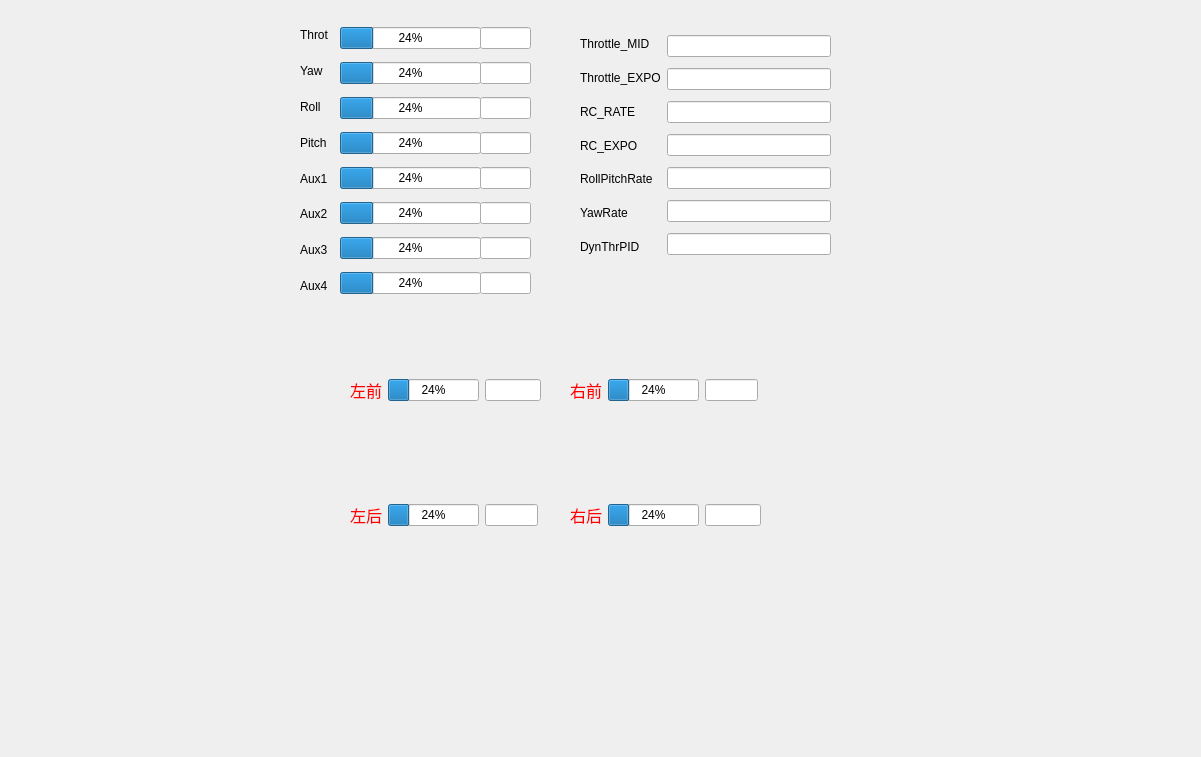
<?xml version="1.0" encoding="UTF-8"?>
<ui version="4.0">
 <class>RemoteCtrl</class>
 <widget class="QWidget" name="RemoteCtrl">
  <property name="geometry">
   <rect>
    <x>0</x>
    <y>0</y>
    <width>1201</width>
    <height>757</height>
   </rect>
  </property>
  <property name="windowTitle">
   <string>Form</string>
  </property>
  <widget class="QWidget" name="layoutWidget_12">
   <property name="geometry">
    <rect>
     <x>480</x>
     <y>20</y>
     <width>51</width>
     <height>281</height>
    </rect>
   </property>
   <layout class="QVBoxLayout" name="verticalLayout_11">
    <item>
     <widget class="QLineEdit" name="RC_Throt_Value"/>
    </item>
    <item>
     <widget class="QLineEdit" name="RC_Yaw_Value"/>
    </item>
    <item>
     <widget class="QLineEdit" name="RC_Roll_Value"/>
    </item>
    <item>
     <widget class="QLineEdit" name="RC_Pitch_Value"/>
    </item>
    <item>
     <widget class="QLineEdit" name="RC_Aux1_Value"/>
    </item>
    <item>
     <widget class="QLineEdit" name="RC_Aux2_Value"/>
    </item>
    <item>
     <widget class="QLineEdit" name="RC_Aux3_Value"/>
    </item>
    <item>
     <widget class="QLineEdit" name="RC_Aux4_Value"/>
    </item>
   </layout>
  </widget>
  <widget class="QWidget" name="layoutWidget_6">
   <property name="geometry">
    <rect>
     <x>340</x>
     <y>20</y>
     <width>141</width>
     <height>281</height>
    </rect>
   </property>
   <layout class="QVBoxLayout" name="verticalLayout_5">
    <item>
     <widget class="QProgressBar" name="Throt_progressBar">
      <property name="value">
       <number>24</number>
      </property>
     </widget>
    </item>
    <item>
     <widget class="QProgressBar" name="Yaw_progressBar">
      <property name="value">
       <number>24</number>
      </property>
     </widget>
    </item>
    <item>
     <widget class="QProgressBar" name="Roll_progressBar">
      <property name="value">
       <number>24</number>
      </property>
     </widget>
    </item>
    <item>
     <widget class="QProgressBar" name="Pitch_progressBar">
      <property name="value">
       <number>24</number>
      </property>
     </widget>
    </item>
    <item>
     <widget class="QProgressBar" name="Aux1_progressBar">
      <property name="value">
       <number>24</number>
      </property>
     </widget>
    </item>
    <item>
     <widget class="QProgressBar" name="Aux2_progressBar">
      <property name="value">
       <number>24</number>
      </property>
     </widget>
    </item>
    <item>
     <widget class="QProgressBar" name="Aux3_progressBar">
      <property name="value">
       <number>24</number>
      </property>
     </widget>
    </item>
    <item>
     <widget class="QProgressBar" name="Aux4_progressBar">
      <property name="value">
       <number>24</number>
      </property>
     </widget>
    </item>
   </layout>
  </widget>
  <widget class="QWidget" name="layoutWidget_3">
   <property name="geometry">
    <rect>
     <x>300</x>
     <y>20</y>
     <width>32</width>
     <height>281</height>
    </rect>
   </property>
   <layout class="QVBoxLayout" name="verticalLayout_6">
    <item>
     <widget class="QLabel" name="label_16">
      <property name="text">
       <string>Throt</string>
      </property>
     </widget>
    </item>
    <item>
     <widget class="QLabel" name="label_17">
      <property name="text">
       <string>Yaw</string>
      </property>
     </widget>
    </item>
    <item>
     <widget class="QLabel" name="label_18">
      <property name="text">
       <string>Roll</string>
      </property>
     </widget>
    </item>
    <item>
     <widget class="QLabel" name="label_19">
      <property name="text">
       <string>Pitch</string>
      </property>
     </widget>
    </item>
    <item>
     <widget class="QLabel" name="label_20">
      <property name="text">
       <string>Aux1</string>
      </property>
     </widget>
    </item>
    <item>
     <widget class="QLabel" name="label_21">
      <property name="text">
       <string>Aux2</string>
      </property>
     </widget>
    </item>
    <item>
     <widget class="QLabel" name="label_22">
      <property name="text">
       <string>Aux3</string>
      </property>
     </widget>
    </item>
    <item>
     <widget class="QLabel" name="label_23">
      <property name="text">
       <string>Aux4</string>
      </property>
     </widget>
    </item>
   </layout>
  </widget>
  <widget class="QWidget" name="layoutWidget">
   <property name="geometry">
    <rect>
     <x>580</x>
     <y>30</y>
     <width>251</width>
     <height>231</height>
    </rect>
   </property>
   <layout class="QHBoxLayout" name="horizontalLayout">
    <item>
     <layout class="QVBoxLayout" name="verticalLayout_3">
      <item>
       <widget class="QLabel" name="label_5">
        <property name="text">
         <string>Throttle_MID</string>
        </property>
       </widget>
      </item>
      <item>
       <widget class="QLabel" name="label_6">
        <property name="text">
         <string>Throttle_EXPO</string>
        </property>
       </widget>
      </item>
      <item>
       <widget class="QLabel" name="label">
        <property name="text">
         <string>RC_RATE</string>
        </property>
       </widget>
      </item>
      <item>
       <widget class="QLabel" name="label_2">
        <property name="text">
         <string>RC_EXPO</string>
        </property>
       </widget>
      </item>
      <item>
       <widget class="QLabel" name="label_3">
        <property name="text">
         <string>RollPitchRate</string>
        </property>
       </widget>
      </item>
      <item>
       <widget class="QLabel" name="label_7">
        <property name="text">
         <string>YawRate</string>
        </property>
       </widget>
      </item>
      <item>
       <widget class="QLabel" name="label_4">
        <property name="text">
         <string>DynThrPID</string>
        </property>
       </widget>
      </item>
     </layout>
    </item>
    <item>
     <layout class="QVBoxLayout" name="verticalLayout_2">
      <item>
       <widget class="QLineEdit" name="Throttle_MID"/>
      </item>
      <item>
       <widget class="QLineEdit" name="Throttle_EXPO"/>
      </item>
      <item>
       <widget class="QLineEdit" name="RC_RATE"/>
      </item>
      <item>
       <widget class="QLineEdit" name="RC_EXPO"/>
      </item>
      <item>
       <widget class="QLineEdit" name="RollPitchRate"/>
      </item>
      <item>
       <widget class="QLineEdit" name="YawRate"/>
      </item>
      <item>
       <widget class="QLineEdit" name="DynThrPID"/>
      </item>
     </layout>
    </item>
   </layout>
  </widget>
  <widget class="QWidget" name="layoutWidget">
   <property name="geometry">
    <rect>
     <x>350</x>
     <y>350</y>
     <width>191</width>
     <height>81</height>
    </rect>
   </property>
   <layout class="QHBoxLayout" name="horizontalLayout_2">
    <item>
     <widget class="QLabel" name="label_26">
      <property name="text">
       <string>&lt;!DOCTYPE HTML PUBLIC &quot;-//W3C//DTD HTML 4.0//EN&quot; &quot;http://www.w3.org/TR/REC-html40/strict.dtd&quot;&gt;
&lt;html&gt;&lt;head&gt;&lt;meta name=&quot;qrichtext&quot; content=&quot;1&quot; /&gt;&lt;style type=&quot;text/css&quot;&gt;
p, li { white-space: pre-wrap; }
&lt;/style&gt;&lt;/head&gt;&lt;body style=&quot; font-family:'SimSun'; font-size:9pt; font-weight:400; font-style:normal;&quot;&gt;
&lt;p align=&quot;center&quot; style=&quot; margin-top:0px; margin-bottom:0px; margin-left:0px; margin-right:0px; -qt-block-indent:0; text-indent:0px;&quot;&gt;&lt;span style=&quot; font-size:12pt; color:#ff0000;&quot;&gt;左前&lt;/span&gt;&lt;/p&gt;&lt;/body&gt;&lt;/html&gt;</string>
      </property>
     </widget>
    </item>
    <item>
     <widget class="QProgressBar" name="M_1_progressBar">
      <property name="value">
       <number>24</number>
      </property>
     </widget>
    </item>
    <item>
     <widget class="QLineEdit" name="M_1_value"/>
    </item>
   </layout>
  </widget>
  <widget class="QWidget" name="layoutWidget">
   <property name="geometry">
    <rect>
     <x>350</x>
     <y>480</y>
     <width>188</width>
     <height>71</height>
    </rect>
   </property>
   <layout class="QHBoxLayout" name="horizontalLayout_4">
    <item>
     <widget class="QLabel" name="label_28">
      <property name="text">
       <string>&lt;!DOCTYPE HTML PUBLIC &quot;-//W3C//DTD HTML 4.0//EN&quot; &quot;http://www.w3.org/TR/REC-html40/strict.dtd&quot;&gt;
&lt;html&gt;&lt;head&gt;&lt;meta name=&quot;qrichtext&quot; content=&quot;1&quot; /&gt;&lt;style type=&quot;text/css&quot;&gt;
p, li { white-space: pre-wrap; }
&lt;/style&gt;&lt;/head&gt;&lt;body style=&quot; font-family:'SimSun'; font-size:9pt; font-weight:400; font-style:normal;&quot;&gt;
&lt;p align=&quot;center&quot; style=&quot; margin-top:0px; margin-bottom:0px; margin-left:0px; margin-right:0px; -qt-block-indent:0; text-indent:0px;&quot;&gt;&lt;span style=&quot; font-size:12pt; color:#ff0000;&quot;&gt;左后&lt;/span&gt;&lt;/p&gt;&lt;/body&gt;&lt;/html&gt;</string>
      </property>
     </widget>
    </item>
    <item>
     <widget class="QProgressBar" name="M_3_progressBar">
      <property name="value">
       <number>24</number>
      </property>
     </widget>
    </item>
    <item>
     <widget class="QLineEdit" name="M_3_value"/>
    </item>
   </layout>
  </widget>
  <widget class="QWidget" name="layoutWidget">
   <property name="geometry">
    <rect>
     <x>570</x>
     <y>350</y>
     <width>188</width>
     <height>81</height>
    </rect>
   </property>
   <layout class="QHBoxLayout" name="horizontalLayout_3">
    <item>
     <widget class="QLabel" name="label_27">
      <property name="text">
       <string>&lt;!DOCTYPE HTML PUBLIC &quot;-//W3C//DTD HTML 4.0//EN&quot; &quot;http://www.w3.org/TR/REC-html40/strict.dtd&quot;&gt;
&lt;html&gt;&lt;head&gt;&lt;meta name=&quot;qrichtext&quot; content=&quot;1&quot; /&gt;&lt;style type=&quot;text/css&quot;&gt;
p, li { white-space: pre-wrap; }
&lt;/style&gt;&lt;/head&gt;&lt;body style=&quot; font-family:'SimSun'; font-size:9pt; font-weight:400; font-style:normal;&quot;&gt;
&lt;p align=&quot;center&quot; style=&quot; margin-top:0px; margin-bottom:0px; margin-left:0px; margin-right:0px; -qt-block-indent:0; text-indent:0px;&quot;&gt;&lt;span style=&quot; font-size:12pt; color:#ff0000;&quot;&gt;右前&lt;/span&gt;&lt;/p&gt;&lt;/body&gt;&lt;/html&gt;</string>
      </property>
     </widget>
    </item>
    <item>
     <widget class="QProgressBar" name="M_2_progressBar">
      <property name="value">
       <number>24</number>
      </property>
     </widget>
    </item>
    <item>
     <widget class="QLineEdit" name="M_2_value"/>
    </item>
   </layout>
  </widget>
  <widget class="QWidget" name="layoutWidget">
   <property name="geometry">
    <rect>
     <x>570</x>
     <y>480</y>
     <width>191</width>
     <height>71</height>
    </rect>
   </property>
   <layout class="QHBoxLayout" name="horizontalLayout_5">
    <item>
     <widget class="QLabel" name="label_29">
      <property name="text">
       <string>&lt;!DOCTYPE HTML PUBLIC &quot;-//W3C//DTD HTML 4.0//EN&quot; &quot;http://www.w3.org/TR/REC-html40/strict.dtd&quot;&gt;
&lt;html&gt;&lt;head&gt;&lt;meta name=&quot;qrichtext&quot; content=&quot;1&quot; /&gt;&lt;style type=&quot;text/css&quot;&gt;
p, li { white-space: pre-wrap; }
&lt;/style&gt;&lt;/head&gt;&lt;body style=&quot; font-family:'SimSun'; font-size:9pt; font-weight:400; font-style:normal;&quot;&gt;
&lt;p align=&quot;center&quot; style=&quot; margin-top:0px; margin-bottom:0px; margin-left:0px; margin-right:0px; -qt-block-indent:0; text-indent:0px;&quot;&gt;&lt;span style=&quot; font-size:12pt; color:#ff0000;&quot;&gt;右后&lt;/span&gt;&lt;/p&gt;&lt;/body&gt;&lt;/html&gt;</string>
      </property>
     </widget>
    </item>
    <item>
     <widget class="QProgressBar" name="M_4_progressBar">
      <property name="value">
       <number>24</number>
      </property>
     </widget>
    </item>
    <item>
     <widget class="QLineEdit" name="M_4_value"/>
    </item>
   </layout>
  </widget>
 </widget>
 <resources/>
 <connections/>
</ui>
